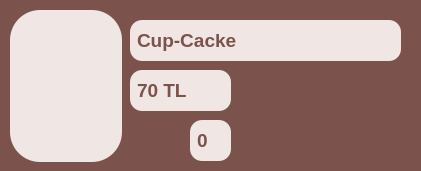
          <widget class="QGroupBox" name="gb_cup_cacke">
           <property name="minimumSize">
            <size>
             <width>421</width>
             <height>171</height>
            </size>
           </property>
           <property name="maximumSize">
            <size>
             <width>421</width>
             <height>171</height>
            </size>
           </property>
           <property name="styleSheet">
            <string notr="true">QGroupBox {
    background-color:  #7b524c;
    color: #7b524c;
    border-radius: 12px;
    font-size: 14pt;
    padding: 5px;
}</string>
           </property>
           <property name="title">
            <string>GroupBox</string>
           </property>
           <widget class="QLineEdit" name="le_urun_adi_cup_cacke_market">
            <property name="enabled">
             <bool>false</bool>
            </property>
            <property name="geometry">
             <rect>
              <x>130</x>
              <y>20</y>
              <width>271</width>
              <height>41</height>
             </rect>
            </property>
            <property name="font">
             <font>
              <pointsize>14</pointsize>
              <weight>75</weight>
              <bold>true</bold>
             </font>
            </property>
            <property name="styleSheet">
             <string notr="true">QLineEdit {
    background-color: #f0e6e4;
    color: #7b524c;
    border-radius: 12px;
    font-size: 14pt;
    padding: 5px;
	bond;
}</string>
            </property>
            <property name="text">
             <string>Cup-Cacke</string>
            </property>
           </widget>
           <widget class="QLineEdit" name="le_urun_fiyati_cup_cacke_market">
            <property name="enabled">
             <bool>false</bool>
            </property>
            <property name="geometry">
             <rect>
              <x>130</x>
              <y>70</y>
              <width>101</width>
              <height>41</height>
             </rect>
            </property>
            <property name="font">
             <font>
              <pointsize>14</pointsize>
              <weight>75</weight>
              <bold>true</bold>
             </font>
            </property>
            <property name="styleSheet">
             <string notr="true">QLineEdit {
    background-color: #f0e6e4;
    color: #7b524c;
    border-radius: 12px;
    font-size: 14pt;
    padding: 5px;
	bond;
}</string>
            </property>
            <property name="text">
             <string>70 TL</string>
            </property>
           </widget>
           <widget class="QPushButton" name="btn_urun_adedi_eksiltme_cup_cacke_market">
            <property name="geometry">
             <rect>
              <x>130</x>
              <y>120</y>
              <width>51</width>
              <height>41</height>
             </rect>
            </property>
            <property name="styleSheet">
             <string notr="true">QPushButton {
    background-color: rgba(0, 0, 0, 0);
    border: none;
}</string>
            </property>
            <property name="text">
             <string/>
            </property>
            <property name="icon">
             <iconset>
              <normaloff>icon/minus.png</normaloff>icon/minus.png</iconset>
            </property>
            <property name="iconSize">
             <size>
              <width>40</width>
              <height>40</height>
             </size>
            </property>
           </widget>
           <widget class="QPushButton" name="btn_urun_adedi_arttirma_cup_cacke_market">
            <property name="geometry">
             <rect>
              <x>240</x>
              <y>120</y>
              <width>51</width>
              <height>41</height>
             </rect>
            </property>
            <property name="styleSheet">
             <string notr="true">QPushButton {
    background-color: rgba(0, 0, 0, 0);
    border: none;
}</string>
            </property>
            <property name="text">
             <string/>
            </property>
            <property name="icon">
             <iconset>
              <normaloff>icon/add.png</normaloff>icon/add.png</iconset>
            </property>
            <property name="iconSize">
             <size>
              <width>40</width>
              <height>40</height>
             </size>
            </property>
           </widget>
           <widget class="QLineEdit" name="le_urun_adedi_cup_cacke_market">
            <property name="enabled">
             <bool>false</bool>
            </property>
            <property name="geometry">
             <rect>
              <x>190</x>
              <y>120</y>
              <width>41</width>
              <height>41</height>
             </rect>
            </property>
            <property name="font">
             <font>
              <pointsize>14</pointsize>
              <weight>75</weight>
              <bold>true</bold>
             </font>
            </property>
            <property name="styleSheet">
             <string notr="true">QLineEdit {
    background-color: #f0e6e4;
    color: #7b524c;
    border-radius: 12px;
    font-size: 14pt;
    padding: 5px;
	bond;
}</string>
            </property>
            <property name="text">
             <string>0</string>
            </property>
           </widget>
           <widget class="QPushButton" name="btn_urun_arka_plani_cup_cacke_market">
            <property name="enabled">
             <bool>false</bool>
            </property>
            <property name="geometry">
             <rect>
              <x>10</x>
              <y>10</y>
              <width>112</width>
              <height>152</height>
             </rect>
            </property>
            <property name="minimumSize">
             <size>
              <width>0</width>
              <height>0</height>
             </size>
            </property>
            <property name="maximumSize">
             <size>
              <width>100000</width>
              <height>1000000</height>
             </size>
            </property>
            <property name="palette">
             <palette>
              <active>
               <colorrole role="WindowText">
                <brush brushstyle="SolidPattern">
                 <color alpha="255">
                  <red>252</red>
                  <green>237</green>
                  <blue>214</blue>
                 </color>
                </brush>
               </colorrole>
               <colorrole role="Button">
                <brush brushstyle="SolidPattern">
                 <color alpha="255">
                  <red>240</red>
                  <green>230</green>
                  <blue>228</blue>
                 </color>
                </brush>
               </colorrole>
               <colorrole role="Text">
                <brush brushstyle="SolidPattern">
                 <color alpha="255">
                  <red>252</red>
                  <green>237</green>
                  <blue>214</blue>
                 </color>
                </brush>
               </colorrole>
               <colorrole role="ButtonText">
                <brush brushstyle="SolidPattern">
                 <color alpha="255">
                  <red>252</red>
                  <green>237</green>
                  <blue>214</blue>
                 </color>
                </brush>
               </colorrole>
               <colorrole role="Base">
                <brush brushstyle="SolidPattern">
                 <color alpha="255">
                  <red>240</red>
                  <green>230</green>
                  <blue>228</blue>
                 </color>
                </brush>
               </colorrole>
               <colorrole role="Window">
                <brush brushstyle="SolidPattern">
                 <color alpha="255">
                  <red>240</red>
                  <green>230</green>
                  <blue>228</blue>
                 </color>
                </brush>
               </colorrole>
              </active>
              <inactive>
               <colorrole role="WindowText">
                <brush brushstyle="SolidPattern">
                 <color alpha="255">
                  <red>252</red>
                  <green>237</green>
                  <blue>214</blue>
                 </color>
                </brush>
               </colorrole>
               <colorrole role="Button">
                <brush brushstyle="SolidPattern">
                 <color alpha="255">
                  <red>240</red>
                  <green>230</green>
                  <blue>228</blue>
                 </color>
                </brush>
               </colorrole>
               <colorrole role="Text">
                <brush brushstyle="SolidPattern">
                 <color alpha="255">
                  <red>252</red>
                  <green>237</green>
                  <blue>214</blue>
                 </color>
                </brush>
               </colorrole>
               <colorrole role="ButtonText">
                <brush brushstyle="SolidPattern">
                 <color alpha="255">
                  <red>252</red>
                  <green>237</green>
                  <blue>214</blue>
                 </color>
                </brush>
               </colorrole>
               <colorrole role="Base">
                <brush brushstyle="SolidPattern">
                 <color alpha="255">
                  <red>240</red>
                  <green>230</green>
                  <blue>228</blue>
                 </color>
                </brush>
               </colorrole>
               <colorrole role="Window">
                <brush brushstyle="SolidPattern">
                 <color alpha="255">
                  <red>240</red>
                  <green>230</green>
                  <blue>228</blue>
                 </color>
                </brush>
               </colorrole>
              </inactive>
              <disabled>
               <colorrole role="WindowText">
                <brush brushstyle="SolidPattern">
                 <color alpha="255">
                  <red>252</red>
                  <green>237</green>
                  <blue>214</blue>
                 </color>
                </brush>
               </colorrole>
               <colorrole role="Button">
                <brush brushstyle="SolidPattern">
                 <color alpha="255">
                  <red>240</red>
                  <green>230</green>
                  <blue>228</blue>
                 </color>
                </brush>
               </colorrole>
               <colorrole role="Text">
                <brush brushstyle="SolidPattern">
                 <color alpha="255">
                  <red>252</red>
                  <green>237</green>
                  <blue>214</blue>
                 </color>
                </brush>
               </colorrole>
               <colorrole role="ButtonText">
                <brush brushstyle="SolidPattern">
                 <color alpha="255">
                  <red>252</red>
                  <green>237</green>
                  <blue>214</blue>
                 </color>
                </brush>
               </colorrole>
               <colorrole role="Base">
                <brush brushstyle="SolidPattern">
                 <color alpha="255">
                  <red>240</red>
                  <green>230</green>
                  <blue>228</blue>
                 </color>
                </brush>
               </colorrole>
               <colorrole role="Window">
                <brush brushstyle="SolidPattern">
                 <color alpha="255">
                  <red>240</red>
                  <green>230</green>
                  <blue>228</blue>
                 </color>
                </brush>
               </colorrole>
              </disabled>
             </palette>
            </property>
            <property name="font">
             <font>
              <family>Arial Black</family>
              <pointsize>16</pointsize>
              <weight>75</weight>
              <bold>true</bold>
             </font>
            </property>
            <property name="cursor">
             <cursorShape>ArrowCursor</cursorShape>
            </property>
            <property name="contextMenuPolicy">
             <enum>Qt::DefaultContextMenu</enum>
            </property>
            <property name="styleSheet">
             <string notr="true">QPushButton {
    background-color: #f0e6e4;
    border-radius: 30px;

}

</string>
            </property>
            <property name="text">
             <string/>
            </property>
           </widget>
           <widget class="QLabel" name="lb_urun_icon_cup_cacke_market">
            <property name="geometry">
             <rect>
              <x>6</x>
              <y>20</y>
              <width>121</width>
              <height>131</height>
             </rect>
            </property>
            <property name="styleSheet">
             <string notr="true">QLbel{
background-color: #f0e6e4;

}

</string>
            </property>
            <property name="text">
             <string/>
            </property>
            <property name="pixmap">
             <pixmap>icon/cupcake.png</pixmap>
            </property>
            <property name="scaledContents">
             <bool>true</bool>
            </property>
           </widget>
          </widget>
